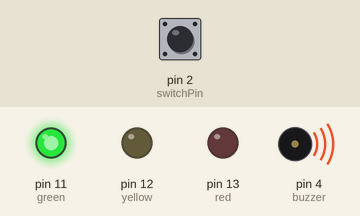
Recording of a sketch running on a simulated Arduino Uno, built with avr-gcc and run on an emulated ATmega328P. On the bench: output pins drawn as LEDs (lit = HIGH), buzzer (waves = sounding, pin HIGH). The test bench sets the inputs (shaded band); at power-on: pin 2 (switchPin) HIGH. What the sketch prints to the serial monitor is not drawn.

Above: at 6.8 s.
6.9 s: pin 2 (switchPin) pulled LOW for 3 s
At 9.8 s:
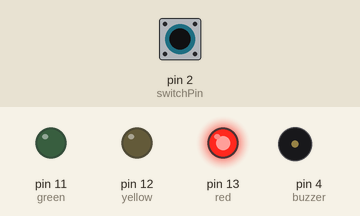
At 14.8 s:
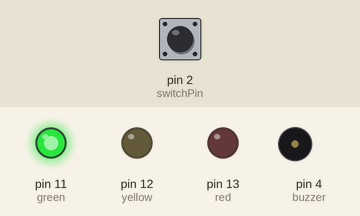
Timing chart, 0 to 19.5 s (numbered marks = the images above; inputs shaded):
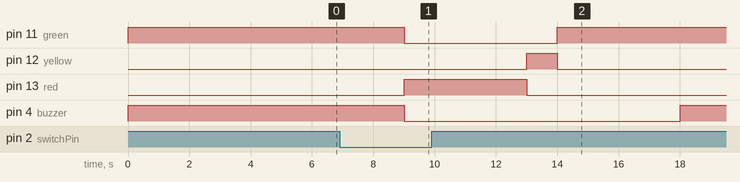

Measured:
- after the input at 6.9 s, pin 11 (green): HIGH → LOW after 2.1 s, → HIGH 5.0 s later; pin 12 (yellow): LOW → HIGH after 6.1 s, → LOW 1.0 s later; pin 13 (red): LOW → HIGH after 2.1 s, → LOW 4.0 s later; pin 4 (buzzer): HIGH → LOW after 2.1 s, → HIGH 9.0 s later

The sketch:

ppc_mini_project_code.ino
```cpp
int red = 13;
int yellow = 12;
int green = 11;
int switchPin = 2;
int buzzer = 4;

void setup() {
  pinMode(red, OUTPUT);
  pinMode(yellow, OUTPUT);
  pinMode(green, OUTPUT);
  pinMode(buzzer, OUTPUT);
  pinMode(switchPin, INPUT_PULLUP);
  Serial.begin(9600);
}

void loop() {
  int switchState = digitalRead(switchPin);

  if (switchState == HIGH) { // Ambulance detected
    Serial.println("Ambulance detected! Green light ON!");
    digitalWrite(red, LOW);
    digitalWrite(yellow, LOW);
    digitalWrite(green, HIGH);
    digitalWrite(buzzer, HIGH);
    delay(3000); // Green + buzzer duration
    digitalWrite(buzzer, LOW);
  }
  else {
    // Normal traffic sequence
    digitalWrite(red, HIGH);
    digitalWrite(yellow, LOW);
    digitalWrite(green, LOW);
    digitalWrite(buzzer, LOW);
    delay(4000);

    digitalWrite(red, LOW);
    digitalWrite(yellow, HIGH);
    delay(1000);

    digitalWrite(yellow, LOW);
    digitalWrite(green, HIGH);
    delay(4000);

    digitalWrite(green, LOW);
  }
}
```
